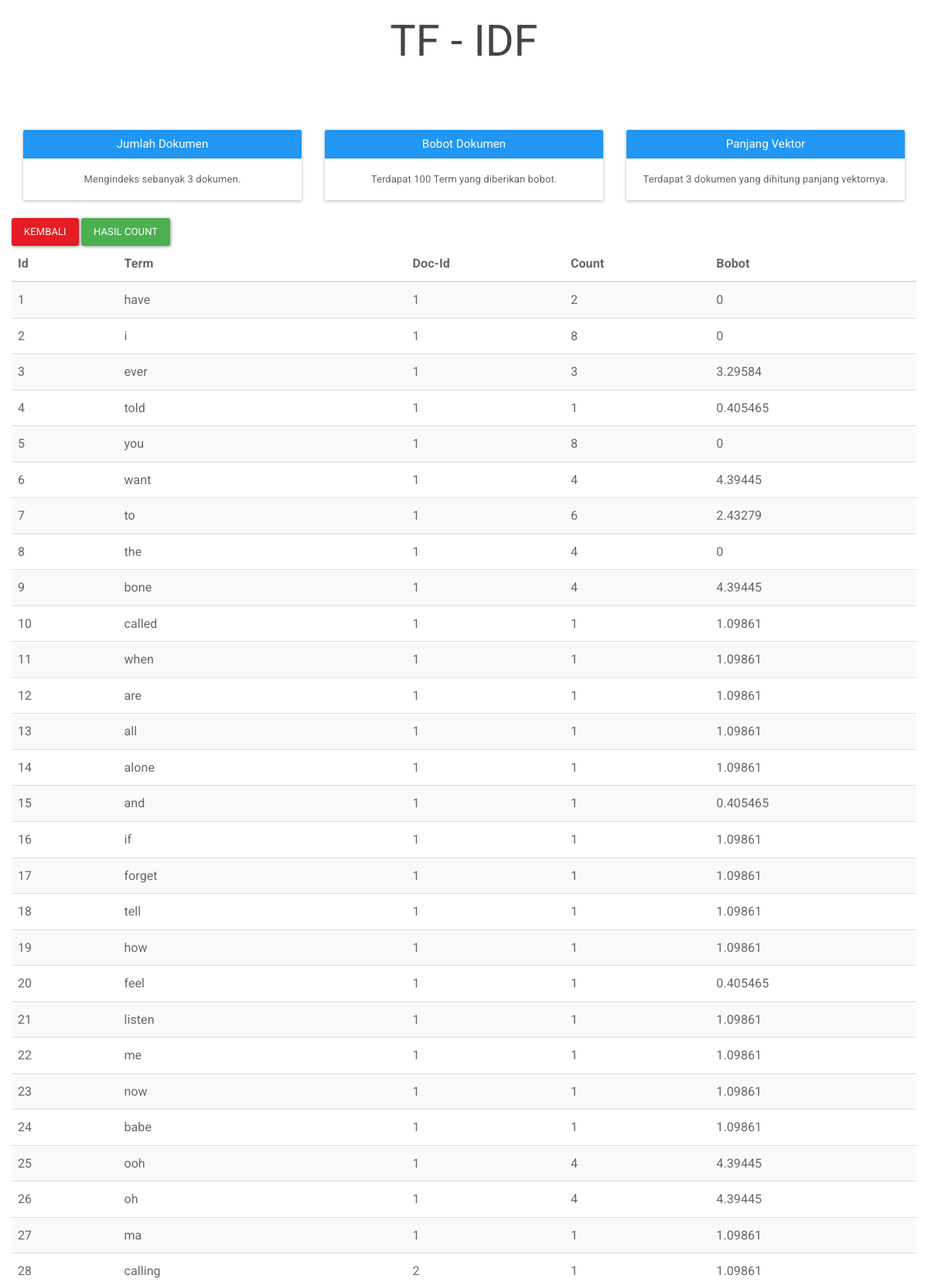
The app's page /?rute=hitung (upper part) with its own data.
### tables this page shows
CREATE TABLE `tbindex` (
  `Id` int(11) NOT NULL,
  `Term` varchar(30) NOT NULL,
  `DocId` int(11) NOT NULL,
  `Count` int(11) NOT NULL,
  `Bobot` float NOT NULL
);

### hitung.php (the view, shortened to what this page needs)
<div class="container-fluid bg-3 text-center">
  <div class="col-md-4 ">
    <div class="panel panel-primary">
      <div class="panel-heading">
        <h3 class="panel-title">Jumlah Dokumen</h3>
      </div>
      <div class="panel-body">
        <div class="font">
          <center>
          </center>
        </div>
      </div>
    </div>
  </div>
  <div class="col-md-4">
    <div class="panel panel-primary">
      <div class="panel-heading">
        <h3 class="panel-title">Bobot Dokumen</h3>
      </div>
      <div class="panel-body">
        <div class="font">
          <center>
          </center>
        </div>
      </div>
    </div>
  </div>
  <div class="col-md-4">
    <div class="panel panel-primary">
      <div class="panel-heading">
        <h3 class="panel-title">Panjang Vektor</h3>
      </div>
      <div class="panel-body">
        <div class="font">
          <center>
          </center>
        </div>
      </div>
    </div>
  </div>
</div>
<div class="main">
  <div class="container">
    <div class="row">
      <a href="?rute=koleksi" class="btn btn-danger" id="">Kembali</a>
      <a href="#" class="btn btn-success" id="tambah">Hasil Count</a>
      <table class="table table-striped table-hover ">
        <thead>
          <tr>
            <th>Id</th>
            <th>Term</th>
            <th>Doc-Id</th>
            <th>Count</th>
            <th>Bobot</th>
          </tr>
        </thead>
        <?php
         $result = mysqli_query($konek, "SELECT * FROM tbindex ORDER BY Id");
         while ($row = mysqli_fetch_array($result)) {
           print("<tr>");
           print("<td>" . $row['Id'] . "</td><td>" . $row['Term'] . "</td><td>" . $row['DocId'] .
             "</td><td>" . $row['Count'] . "</td><td>" . $row['Bobot'] . "</td>");
           print("</tr>");
         }
         print("</table><hr />");
         ?>
    </div>
  </div>

### records on screen
tbindex: Id "1", Term "have", DocId "1", Count "2", Bobot "0"
tbindex: Id "2", Term "i", DocId "1", Count "8", Bobot "0"
tbindex: Id "3", Term "ever", DocId "1", Count "3", Bobot "3.29584"
tbindex: Id "4", Term "told", DocId "1", Count "1", Bobot "0.405465"
tbindex: Id "5", Term "you", DocId "1", Count "8", Bobot "0"
tbindex: Id "6", Term "want", DocId "1", Count "4", Bobot "4.39445"
tbindex: Id "7", Term "to", DocId "1", Count "6", Bobot "2.43279"
tbindex: Id "8", Term "the", DocId "1", Count "4", Bobot "0"
tbindex: Id "9", Term "bone", DocId "1", Count "4", Bobot "4.39445"
tbindex: Id "10", Term "called", DocId "1", Count "1", Bobot "1.09861"
tbindex: Id "11", Term "when", DocId "1", Count "1", Bobot "1.09861"
tbindex: Id "12", Term "are", DocId "1", Count "1", Bobot "1.09861"
tbindex: Id "13", Term "all", DocId "1", Count "1", Bobot "1.09861"
tbindex: Id "14", Term "alone", DocId "1", Count "1", Bobot "1.09861"
tbindex: Id "15", Term "and", DocId "1", Count "1", Bobot "0.405465"
tbindex: Id "16", Term "if", DocId "1", Count "1", Bobot "1.09861"
tbindex: Id "17", Term "forget", DocId "1", Count "1", Bobot "1.09861"
tbindex: Id "18", Term "tell", DocId "1", Count "1", Bobot "1.09861"
tbindex: Id "19", Term "how", DocId "1", Count "1", Bobot "1.09861"
tbindex: Id "20", Term "feel", DocId "1", Count "1", Bobot "0.405465"
tbindex: Id "21", Term "listen", DocId "1", Count "1", Bobot "1.09861"
tbindex: Id "22", Term "me", DocId "1", Count "1", Bobot "1.09861"
tbindex: Id "23", Term "now", DocId "1", Count "1", Bobot "1.09861"
tbindex: Id "24", Term "babe", DocId "1", Count "1", Bobot "1.09861"
tbindex: Id "25", Term "ooh", DocId "1", Count "4", Bobot "4.39445"
tbindex: Id "26", Term "oh", DocId "1", Count "4", Bobot "4.39445"
tbindex: Id "27", Term "ma", DocId "1", Count "1", Bobot "1.09861"
tbindex: Id "28", Term "calling", DocId "2", Count "1", Bobot "1.09861"

### other values on screen
$num_rows "3"
$num_rows "100"
